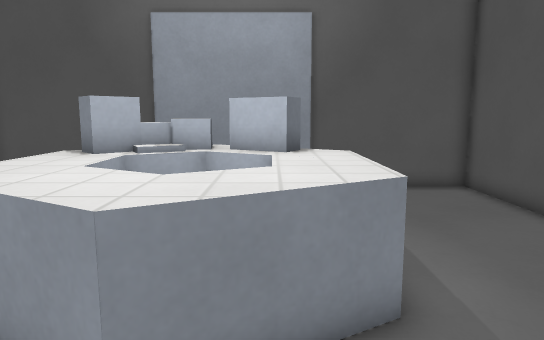
View 1 (above)

12 first-person views from a walk through a 3-D level made in the Godot game engine. The camera is 1.4 m above the floor, tilts 8° down and sees 70° across. The floor is counted in squares, 0.5 m on a side. Each view is taken from the middle of a square. On the plan, view 1 faces up. The plan holds only what a view shows up to about 20 squares ahead; the rest is blank. Some surface patterns are stand-ins.

View 2
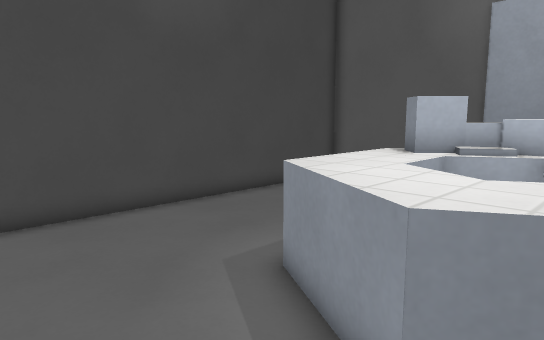

View 3
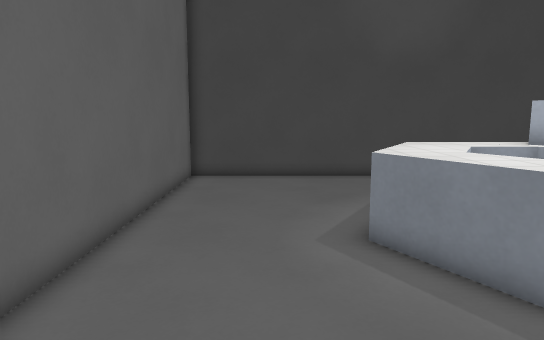

View 4
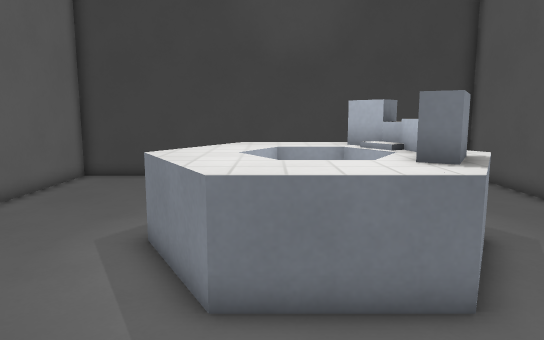

View 5
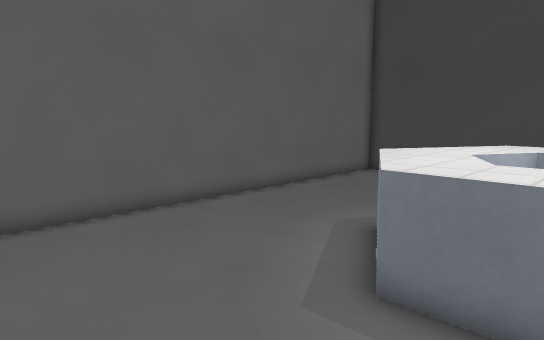

View 6
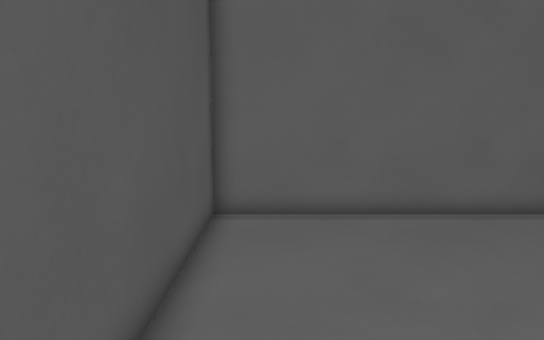

View 7
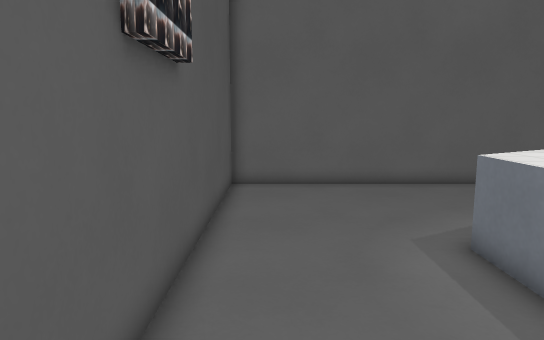

View 8
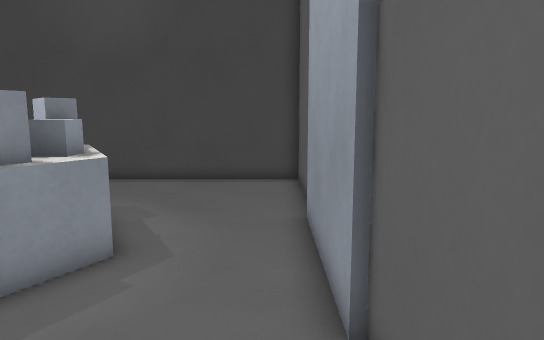

View 9
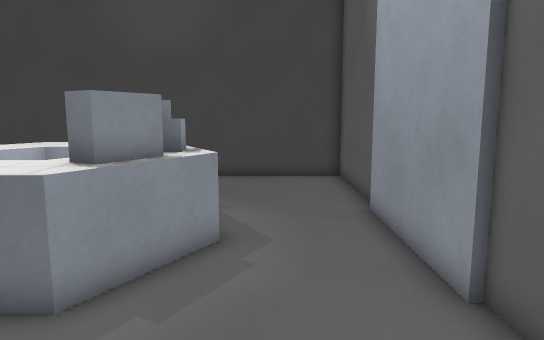

View 10
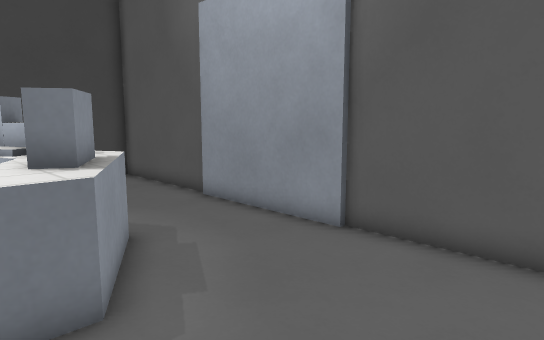

View 11
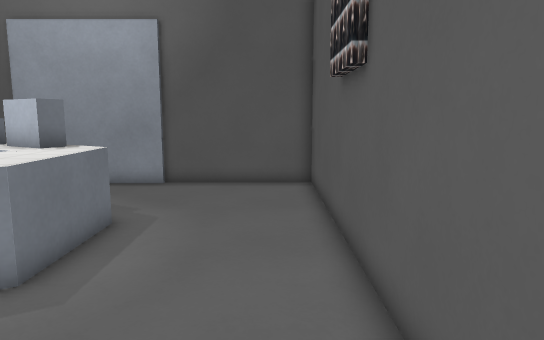

View 12
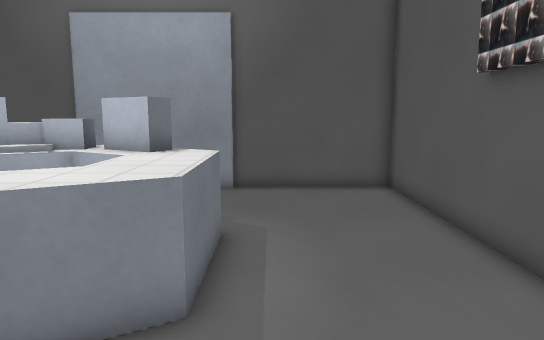

### Floor plan
Key: @ floor where view 1 was taken; # wall or solid block; . floor; = window, fence, low wall or low ledge; ^ raised ledge.
Columns run from 11 left of view 1 to 8 right of it. Each row starts with its distance up from view 1.
 15 ####################
 14 #..................#
 13 #..................#
 12 #..................#
 11 #........==........#
 10 #......=^^^#=......#
  9 #.....=#^^##^#.....#
  8 #.....^^^.=^^^.....#
  7 #.....^^^  ^^^.....#
  6 #.....^^^..^^^.....#
  5 #......^^^^^^......#
  4 #.......^^^^.......#
  3 #........==........#
  2 #..................#
  1 #..................#
  0 #..........@.......#
 -1 #..................#
 -2 #..................#
 -3 ####################

Where each view was taken, in squares from view 1:
view 1: 0 up, 0 right, facing up
view 2: 0 up, 0 right, facing up-left
view 3: 1 up, 7 right, facing left
view 4: 6 up, 7 right, facing left
view 5: 8 up, 7 right, facing down-left
view 6: 8 up, 6 right, facing down
view 7: 13 up, 6 right, facing down
view 8: 14 up, 6 right, facing left
view 9: 12 up, 7 right, facing left
view 10: 7 up, 7 right, facing up-left
view 11: 1 down, 6 right, facing up
view 12: 0 up, 3 right, facing up
